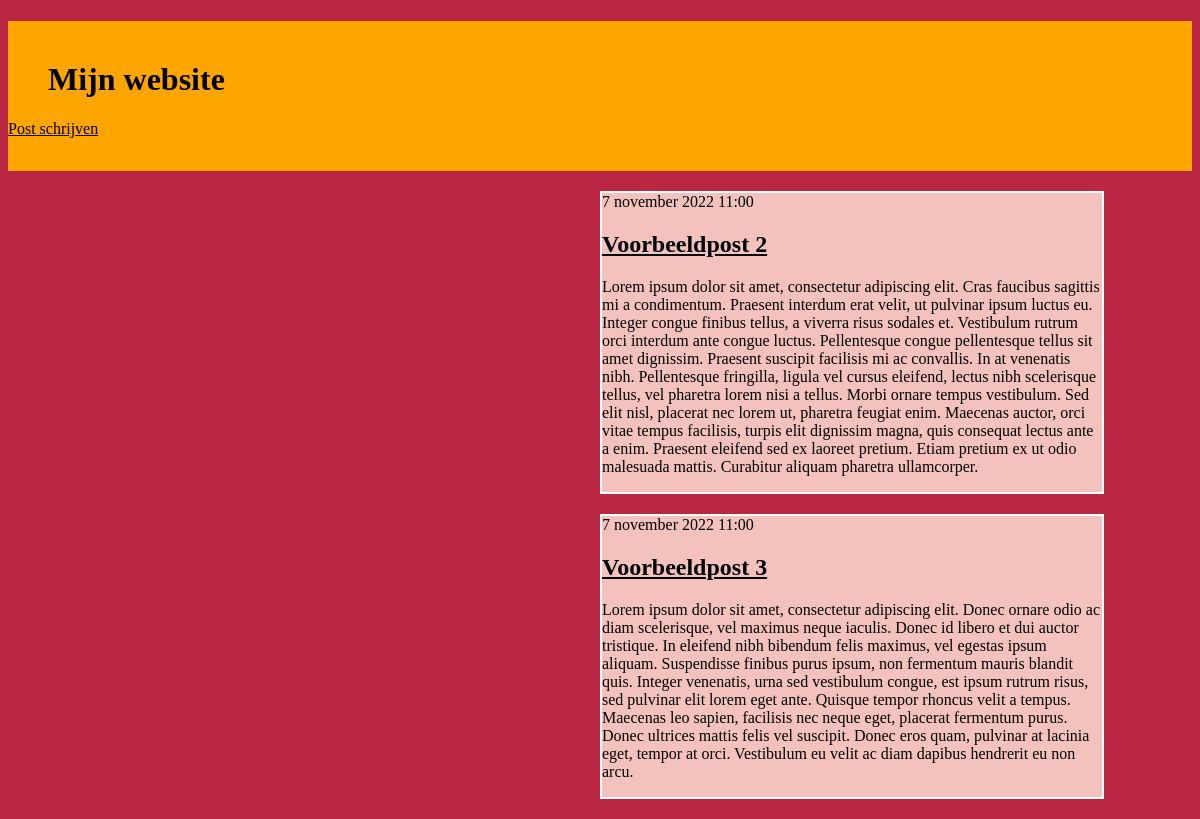
The page / on the database its author committed.
### blog/models.py (models this page shows, shortened)
class Post(models.Model):
    author = models.ForeignKey(settings.AUTH_USER_MODEL, on_delete=models.CASCADE)
    title = models.CharField(max_length=200)
    text = models.TextField()
    created_date = models.DateTimeField(default=timezone.now)
    published_date = models.DateTimeField(blank=True, null=True)

### blog/views.py (the view)
# urls.py: path('', views.post_list, name='post_list'),
def post_list(request):
    posts = Post.objects.filter(published_date__lte=timezone.now()).order_by('published_date')
    return render(request, 'blog/post_list.html', {'posts': posts})

### blog/templates/blog/post_list.html
{% extends "blog/base.html" %}
{% block content %}
{% for post in posts %}
<div class="article-container">
    <article class="post">
        <time class="date">
            {{ post.published_date }}
        </time>
        <h2 class=""><a href="{% url 'post_inhoud' pk=post.pk %}">{{ post.title }}</a></h2>
        <p>{{ post.text|linebreaks }}</p>
    </article>
</div>
{% endfor %}
{% endblock %}

### blog/static/css/stijl.css (style rules this page uses)
body { background-color: #BA2742; color: black; }
a { color: black; }
article { width: 500px; border: 2px solid white; background-color: #f3c2bd; }
.article-container { margin: 20px 0 20px; display: flex; flex-direction: column; gap: 40px; width: fit-content; background-color: #f3c2bd; position: relative; left: 50%; }

### rows shown on the page
Post: published_date "7 november 2022 11:00", title "Voorbeeldpost 2", text "Lorem ipsum dolor sit amet, consectetur adipiscing elit. Cras faucibus sagittis mi a condimentum. Praesent interdum erat velit, ut pulvinar ipsum luctus eu. Integer congue finibus tellus, a viverra risus sodales et. Vestibulum rutrum orci interdum ante congue luctus. Pellentesque congue pellentesque tellus sit amet dignissim. Praesent suscipit facilisis mi ac convallis. In at venenatis nibh. Pellentesque fringilla, ligula vel cursus eleifend, lectus nibh scelerisque tellus, vel pharetra lorem nisi a tellus. Morbi ornare tempus vestibulum. Sed elit nisl, placerat nec lorem ut, pharetra feugiat enim. Maecenas auctor, orci vitae tempus facilisis, turpis elit dignissim magna, quis consequat…"
Post: published_date "7 november 2022 11:00", title "Voorbeeldpost 3", text "Lorem ipsum dolor sit amet, consectetur adipiscing elit. Donec ornare odio ac diam scelerisque, vel maximus neque iaculis. Donec id libero et dui auctor tristique. In eleifend nibh bibendum felis maximus, vel egestas ipsum aliquam. Suspendisse finibus purus ipsum, non fermentum mauris blandit quis. Integer venenatis, urna sed vestibulum congue, est ipsum rutrum risus, sed pulvinar elit lorem eget ante. Quisque tempor rhoncus velit a tempus. Maecenas leo sapien, facilisis nec neque eget, placerat fermentum purus. Donec ultrices mattis felis vel suscipit. Donec eros quam, pulvinar at lacinia eget, tempor at orci. Vestibulum eu velit ac diam dapibus hendrerit eu non arcu."
